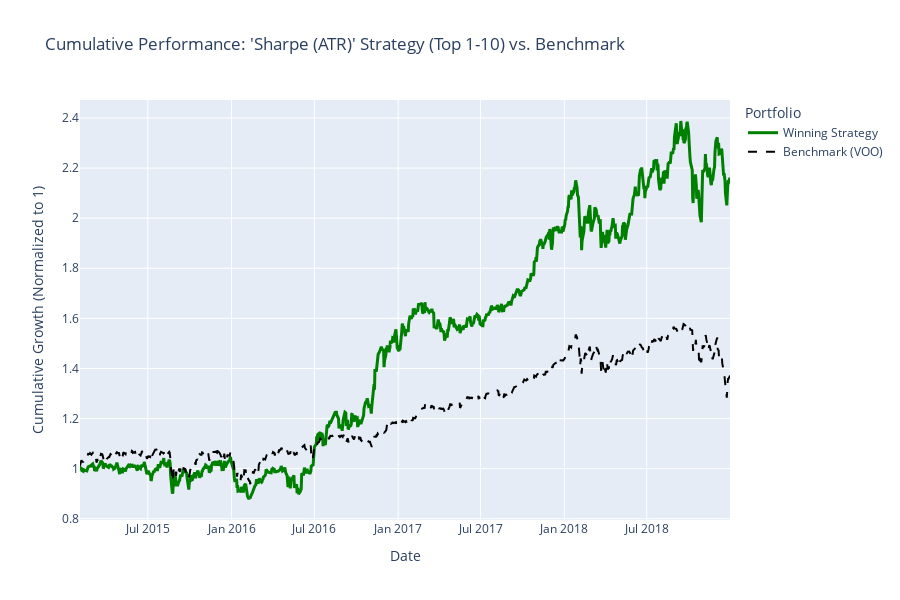

Notebook code cell kept with this figure:
### Code cell
# --- Define the parameters for our winning strategy ---
winning_strategy_params = {
    'start_date': '2014-01-31',
    'end_date': '2018-12-31',
    'calc_period': '6M',
    'fwd_period': '3M',
    'metric': 'Sharpe (ATR)',
    'rank_start': 1,
    'rank_end': 10,
    'benchmark_ticker': 'VOO'
}

# Get the quality thresholds from the bot's configuration
quality_thresholds_from_bot = bot_config['quality_thresholds']

# --- Run the simulation and generate the plot ---
plot_cumulative_performance(
    df_ohlcv=df_dev,  # Run on our development dataset
    strategy_params=winning_strategy_params,
    quality_thresholds=quality_thresholds_from_bot
)

### Figure 1 — Plotly figure (JSON) as saved in the notebook; plotly's stock layout.template omitted (floating-point values rounded to 4 significant figures; data arrays with more than 128 entries replaced by an {"elided": "..."} marker saying what was removed)
{"data": [{"line": {"color": "green", "width": 3}, "mode": "lines", "name": "Winning Strategy", "type": "scatter", "x": {"elided": "984 str values"}, "y": {"elided": "984 float values"}}, {"line": {"color": "black", "dash": "dash"}, "mode": "lines", "name": "Benchmark (VOO)", "type": "scatter", "x": {"elided": "984 str values"}, "y": {"elided": "984 float values"}}], "layout": {"height": 600, "hovermode": "x unified", "legend": {"title": {"text": "Portfolio"}}, "title": {"text": "Cumulative Performance: 'Sharpe (ATR)' Strategy (Top 1-10) vs. Benchmark"}, "xaxis": {"title": {"text": "Date"}}, "yaxis": {"title": {"text": "Cumulative Growth (Normalized to 1)"}}}}
